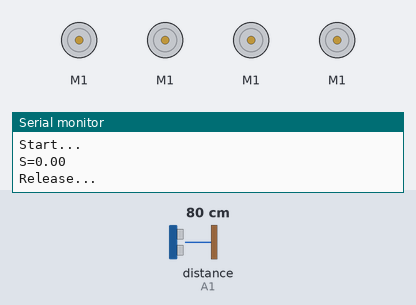
This sketch was run on a simulated Arduino Uno, built with avr-gcc and run on an emulated ATmega328P. On the bench: 4 × DC motor (green arrow = forward, orange = backward, longer = faster), the last lines printed to the serial monitor. Wiring (inferred from the names in the program): ultrasonic range finder: trigger A0; echo A1. The inputs (shaded band) are chosen by the test bench; at power-on: distance to the obstacle (sensor on A1) 80 cm. The echo pulse lasts 58.3 µs per cm.

Above: at 1.2 s.
1.3 s: distance to the obstacle (sensor on A1) set to 120 cm
At 2.6 s:
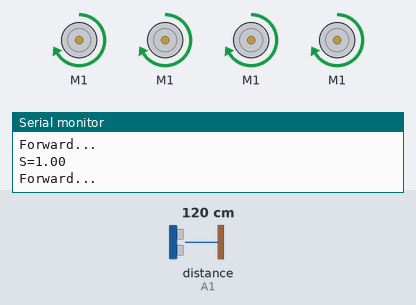
3.6 s: distance to the obstacle (sensor on A1) set to 106 cm
5.1 s: distance to the obstacle (sensor on A1) set to 100 cm
At 7.0 s:
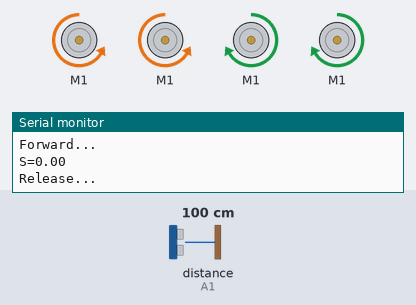
8.5 s: distance to the obstacle (sensor on A1) set to 2 cm
10.4 s: distance to the obstacle (sensor on A1) set to 299 cm
At 12.4 s:
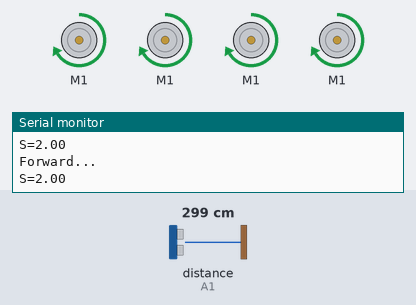
Timing chart, 0 to 13.5 s (numbered marks = the images above; inputs shaded):
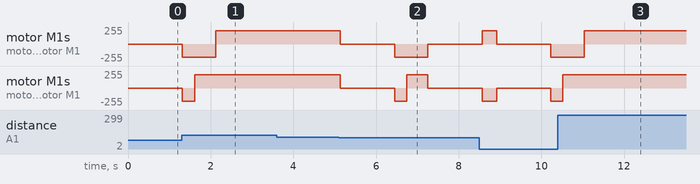

Measured:
- the behaviour switches between 101 and 100 cm on distance to the obstacle (sensor on A1) (found by bisection; images 1 and 2)
- after the input at 1.3 s, motor M1, motor M1: goes on until 1.6 s, then stays forward 200/255
- after the input at 5.1 s, motor M1, motor M1: forward 200/255 → stopped at once, → backward 200/255 1.3 s later, → stopped 0.81 s later; motor M1, motor M1: forward 200/255 → stopped at once, → backward 200/255 1.3 s later, → forward 200/255 0.30 s later, → stopped 0.51 s later
- after the input at 10.4 s, motor M1, motor M1: goes on until 10.5 s, then stays forward 200/255

The sketch:

complete_code.ino
```cpp
#include <Servo.h>
#include <AFMotor.h>

AF_DCMotor m1(1);
AF_DCMotor m2(1);
AF_DCMotor m3(1);
AF_DCMotor m4(1);

Servo motor;

float set = 0.125;
int trig = A0, echo = A1;

float distance_L, distance_F, distance_R;
long distance, duration;

void setup() {
  Serial.begin(9600);
  Serial.println("Start...");

  pinMode(trig, OUTPUT);
  pinMode(echo, INPUT);

  m1.setSpeed(200);
  m2.setSpeed(200);
  m3.setSpeed(200);
  m4.setSpeed(200);
}

void loop() {
  distance_F = data();
  Serial.print("S=");
  Serial.println(distance_F);

  if(distance_F > set){
    Serial.println("Forward...");
    m1.run(FORWARD);
    m2.run(FORWARD);
    m3.run(FORWARD);
    m4.run(FORWARD);
  }
  else{
    Stopping();
  }

}


/*
Collecting from the ultrasonic
*/
long data(){
  digitalWrite(trig, LOW);
  digitalWrite(trig, HIGH);
  digitalWrite(trig, LOW);

  duration = pulseIn(echo, HIGH);

  distance = ((duration/1000000.)*343)/2;
  return distance;
}

/*
 * Testing conditions
 */

void compare(){
  if(distance_L > distance_R){
    m1.run(BACKWARD);   // turn it on going left
    m2.run(BACKWARD);
    m3.run(FORWARD);
    m4.run(FORWARD);
    delay(350);
  }

  else if (distance_R > distance_L){
  m1.run(FORWARD);  // the other right
  m2.run(FORWARD);
  m3.run(BACKWARD);
  m4.run(BACKWARD);
    delay(350);
  }
  else{
  m1.run(BACKWARD);  // the other way
  m2.run(BACKWARD);
  m3.run(BACKWARD);
  m4.run(BACKWARD);
   delay(300);
  m1.run(BACKWARD);   // turn it on going left
  m2.run(BACKWARD);
  m3.run(FORWARD);
  m4.run(FORWARD);
    delay(500);
  }
}
 /*
  * STOPING THE MOTOR AND VERIFYING CONDITIONS
  */
void Stopping(){
  Serial.println("Release...");

  m1.run(RELEASE);
  m2.run(RELEASE);
  m3.run(RELEASE);
  m4.run(RELEASE);

  motor.write(0);
  delay(300);
  distance_R = data();
  delay(100);
  motor.write(175);
  delay(500);
  distance_L = data();
  delay(100);
  motor.write(90);
  delay(300);
  compare();
}
```
